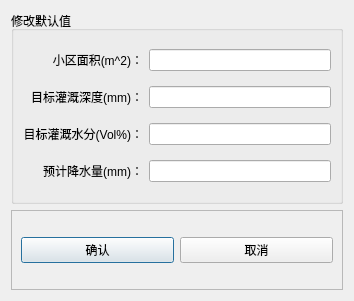
<?xml version="1.0" encoding="UTF-8"?>
<ui version="4.0">
 <class>Dialog</class>
 <widget class="QDialog" name="Dialog">
  <property name="geometry">
   <rect>
    <x>0</x>
    <y>0</y>
    <width>354</width>
    <height>301</height>
   </rect>
  </property>
  <property name="windowTitle">
   <string>灌溉目标默认值</string>
  </property>
  <property name="windowIcon">
   <iconset resource="jsgg.qrc">
    <normaloff>:/res/tray.png</normaloff>:/res/tray.png</iconset>
  </property>
  <layout class="QVBoxLayout" name="verticalLayout">
   <item>
    <widget class="QGroupBox" name="groupBox">
     <property name="styleSheet">
      <string notr="true">font: 12pt &quot;微软雅黑&quot;;</string>
     </property>
     <property name="title">
      <string>修改默认值</string>
     </property>
     <layout class="QGridLayout" name="gridLayout">
      <item row="0" column="0">
       <widget class="QLabel" name="label">
        <property name="text">
         <string>小区面积(m^2)：</string>
        </property>
        <property name="alignment">
         <set>Qt::AlignRight|Qt::AlignTrailing|Qt::AlignVCenter</set>
        </property>
       </widget>
      </item>
      <item row="0" column="1">
       <widget class="QLineEdit" name="lineEdit">
        <property name="sizePolicy">
         <sizepolicy hsizetype="Preferred" vsizetype="Fixed">
          <horstretch>0</horstretch>
          <verstretch>0</verstretch>
         </sizepolicy>
        </property>
       </widget>
      </item>
      <item row="1" column="0">
       <widget class="QLabel" name="label_2">
        <property name="text">
         <string>目标灌溉深度(mm)：</string>
        </property>
        <property name="alignment">
         <set>Qt::AlignRight|Qt::AlignTrailing|Qt::AlignVCenter</set>
        </property>
       </widget>
      </item>
      <item row="1" column="1">
       <widget class="QLineEdit" name="lineEdit_2"/>
      </item>
      <item row="2" column="0">
       <widget class="QLabel" name="label_3">
        <property name="text">
         <string>目标灌溉水分(Vol%)：</string>
        </property>
        <property name="alignment">
         <set>Qt::AlignRight|Qt::AlignTrailing|Qt::AlignVCenter</set>
        </property>
       </widget>
      </item>
      <item row="2" column="1">
       <widget class="QLineEdit" name="lineEdit_3"/>
      </item>
      <item row="3" column="0">
       <widget class="QLabel" name="label_4">
        <property name="text">
         <string>预计降水量(mm)：</string>
        </property>
        <property name="alignment">
         <set>Qt::AlignRight|Qt::AlignTrailing|Qt::AlignVCenter</set>
        </property>
       </widget>
      </item>
      <item row="3" column="1">
       <widget class="QLineEdit" name="lineEdit_4"/>
      </item>
     </layout>
    </widget>
   </item>
   <item>
    <widget class="QFrame" name="frame">
     <property name="maximumSize">
      <size>
       <width>16777215</width>
       <height>80</height>
      </size>
     </property>
     <property name="frameShape">
      <enum>QFrame::StyledPanel</enum>
     </property>
     <property name="frameShadow">
      <enum>QFrame::Raised</enum>
     </property>
     <layout class="QHBoxLayout" name="horizontalLayout">
      <item>
       <widget class="QPushButton" name="pushButton">
        <property name="text">
         <string>确认</string>
        </property>
       </widget>
      </item>
      <item>
       <widget class="QPushButton" name="pushButton_2">
        <property name="text">
         <string>取消</string>
        </property>
       </widget>
      </item>
     </layout>
    </widget>
   </item>
  </layout>
 </widget>
 <tabstops>
  <tabstop>lineEdit</tabstop>
  <tabstop>lineEdit_2</tabstop>
  <tabstop>lineEdit_3</tabstop>
  <tabstop>lineEdit_4</tabstop>
  <tabstop>pushButton</tabstop>
  <tabstop>pushButton_2</tabstop>
 </tabstops>
 <resources>
  <include location="jsgg.qrc"/>
 </resources>
 <connections>
  <connection>
   <sender>pushButton_2</sender>
   <signal>clicked()</signal>
   <receiver>Dialog</receiver>
   <slot>slotCancel()</slot>
   <hints>
    <hint type="sourcelabel">
     <x>275</x>
     <y>244</y>
    </hint>
    <hint type="destinationlabel">
     <x>363</x>
     <y>252</y>
    </hint>
   </hints>
  </connection>
  <connection>
   <sender>pushButton</sender>
   <signal>clicked()</signal>
   <receiver>Dialog</receiver>
   <slot>slotUpdate()</slot>
   <hints>
    <hint type="sourcelabel">
     <x>130</x>
     <y>245</y>
    </hint>
    <hint type="destinationlabel">
     <x>0</x>
     <y>210</y>
    </hint>
   </hints>
  </connection>
 </connections>
 <slots>
  <slot>slotCancel()</slot>
  <slot>slotUpdate()</slot>
 </slots>
</ui>
